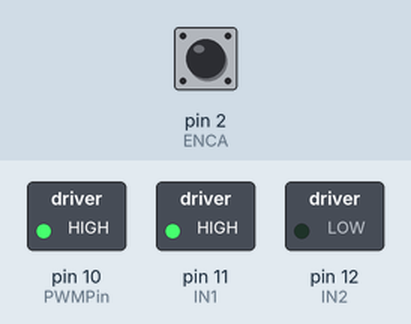
Simulated run of this sketch. Board: Arduino Uno, built with avr-gcc and run on an emulated ATmega328P. Parts: switched loads named in the sketch (green lamp = pin HIGH). The inputs (shaded band) are chosen by the test bench; at power-on: pin 2 (ENCA) HIGH. What the sketch prints to the serial monitor is not drawn.

Above: at 0.1 s.
Timing chart, 0 to 1.6 s (numbered marks = the images above):
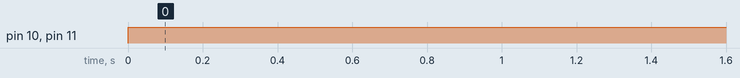

The sketch:

Asservir_Position_Moteur_DC.ino
```cpp
/*
Date de modification : 29/01/2024
Asservissement en position d'un moteur DC

Club E-Gab Centrale Marseille
Coupe de France de la robotique
Adnane Lamnaouar

PID inspiré de Curio Res

Plateforme : ESP8266
*/

#define ENCA 2 // White
#define ENCB 3 // Yellow
#define PWMPin 10

#define IN1 11
#define IN2 12
//chaque tour (c a d 360 degres) corr a 158 excitation du capteur
//pour convertir en degres on multiplie par : 360/158 = 2.27
int pos= 0;
long prevT=0;
float eprev =0;
float eintegral=0;

//PID constants
float kp=8;
float kd=0.02;
float ki=0.01;

void  readEncoder();


void setup() {

pinMode(ENCA, INPUT);
pinMode(ENCB, INPUT);

pinMode(IN1,OUTPUT);

pinMode(IN2,OUTPUT);
pinMode(PWMPin,OUTPUT);

attachInterrupt(digitalPinToInterrupt(ENCA), readEncoder, RISING);

Serial.begin(9600);
}

void loop() {
//set target position
int target =400;  // c est 1362 degres

//time difference
long currT = micros();
long et = currT-prevT;
float deltaT= ((float)(currT-prevT))/1.0e6;  //TE echantilonnage il est le temps pour revenir
prevT = currT;

//error
int e= (target-pos);

//derivative
float dedt = (e-eprev)/(deltaT);

//integral
eintegral = eintegral + e*deltaT;

//control signal
float u = kp*e + kd*dedt + ki*eintegral;

//motor power to turn the motor with
float pwr = fabs(u);   //donne la valeur absolue
if(pwr > 255){   //
  pwr = 255;
}

//motor direction
int dir = 1;
if(u<0){
  dir = -1;

}

//signal the motor
setMotor(dir,pwr,PWMPin,IN1,IN2);

//store previous error
eprev = e;

Serial.print(target);
Serial.print (" ");
Serial.print(pos);
Serial.println();

}


void setMotor(int dir, int pwmVal, int pwmPin, int in1, int in2){
  analogWrite(pwmPin,pwmVal);
  if(dir==1){
    digitalWrite(in1,HIGH);
    digitalWrite(in2,LOW);
    }
  else if(dir == -1){
    digitalWrite(in1,LOW);
    digitalWrite(in2,HIGH);
    }
  else{
    digitalWrite(in1,LOW);
    digitalWrite(in2,LOW);
    }
  }


void readEncoder(){
  int b= digitalRead(ENCB);
  if(b>0){
    pos++;
    }
   else {
    pos--;
    }
  //Serial.println(pos);
  }
```

Measured:
- by itself, pin 10 (PWMPin), pin 11 (IN1): LOW → HIGH at 0.00 s
